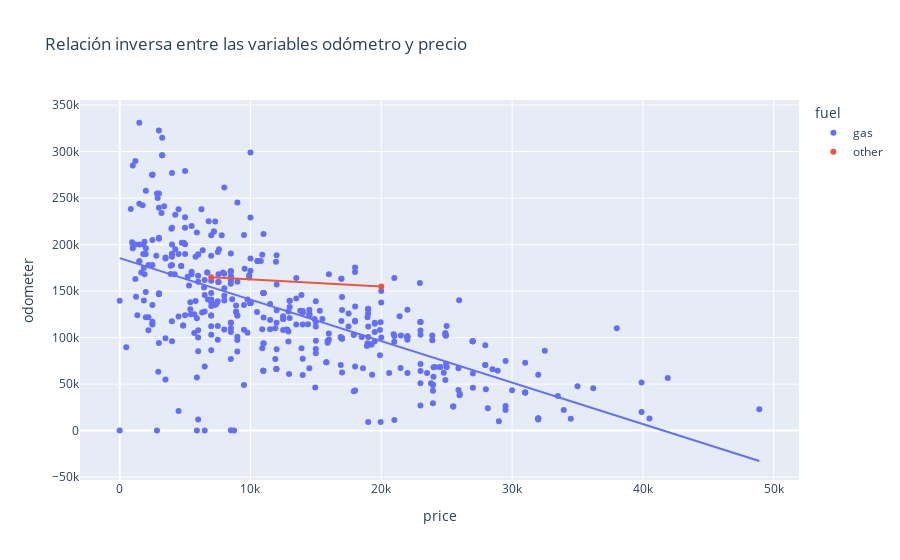

The notebook cell this image was saved under:
### Code cell
fig = px.scatter(ford_f150, x="price", y="odometer", color="condition", trendline="ols", title="Relación inversa entre las variables odómetro y precio")
fig.show()

### Figure 1 — Plotly figure (JSON) as saved in the notebook; plotly's stock layout.template omitted (floating-point values rounded to 4 significant figures; data arrays with more than 128 entries replaced by an {"elided": "..."} marker saying what was removed)
{"data": [{"hovertemplate": "fuel=gas<br>price=%{x}<br>odometer=%{y}<extra></extra>", "legendgroup": "gas", "marker": {"color": "#636efa", "symbol": "circle"}, "mode": "markers", "name": "gas", "orientation": "v", "showlegend": true, "type": "scatter", "x": {"elided": "528 int values"}, "xaxis": "x", "y": {"elided": "528 int values"}, "yaxis": "y"}, {"hovertemplate": "<b>OLS trendline</b><br>odometer = -4.46105 * price + 185481<br>R<sup>2</sup>=0.418068<br><br>fuel=gas<br>price=%{x}<br>odometer=%{y} <b>(trend)</b><extra></extra>", "legendgroup": "gas", "marker": {"color": "#636efa", "symbol": "circle"}, "mode": "lines", "name": "gas", "showlegend": false, "type": "scatter", "x": {"elided": "445 int values"}, "xaxis": "x", "y": {"elided": "445 float values"}, "yaxis": "y"}, {"hovertemplate": "fuel=other<br>price=%{x}<br>odometer=%{y}<extra></extra>", "legendgroup": "other", "marker": {"color": "#EF553B", "symbol": "circle"}, "mode": "markers", "name": "other", "orientation": "v", "showlegend": true, "type": "scatter", "x": [20000, 7000], "xaxis": "x", "y": [155000, 165000], "yaxis": "y"}, {"hovertemplate": "<b>OLS trendline</b><br>odometer = -0.769231 * price + 170385<br>R<sup>2</sup>=1.000000<br><br>fuel=other<br>price=%{x}<br>odometer=%{y} <b>(trend)</b><extra></extra>", "legendgroup": "other", "marker": {"color": "#EF553B", "symbol": "circle"}, "mode": "lines", "name": "other", "showlegend": false, "type": "scatter", "x": [7000, 20000], "xaxis": "x", "y": [165000.0, 155000.0], "yaxis": "y"}], "layout": {"legend": {"title": {"text": "fuel"}, "tracegroupgap": 0}, "title": {"text": "Relación inversa entre las variables odómetro y precio"}, "xaxis": {"anchor": "y", "domain": [0, 1], "title": {"text": "price"}}, "yaxis": {"anchor": "x", "domain": [0, 1], "title": {"text": "odometer"}}}}
